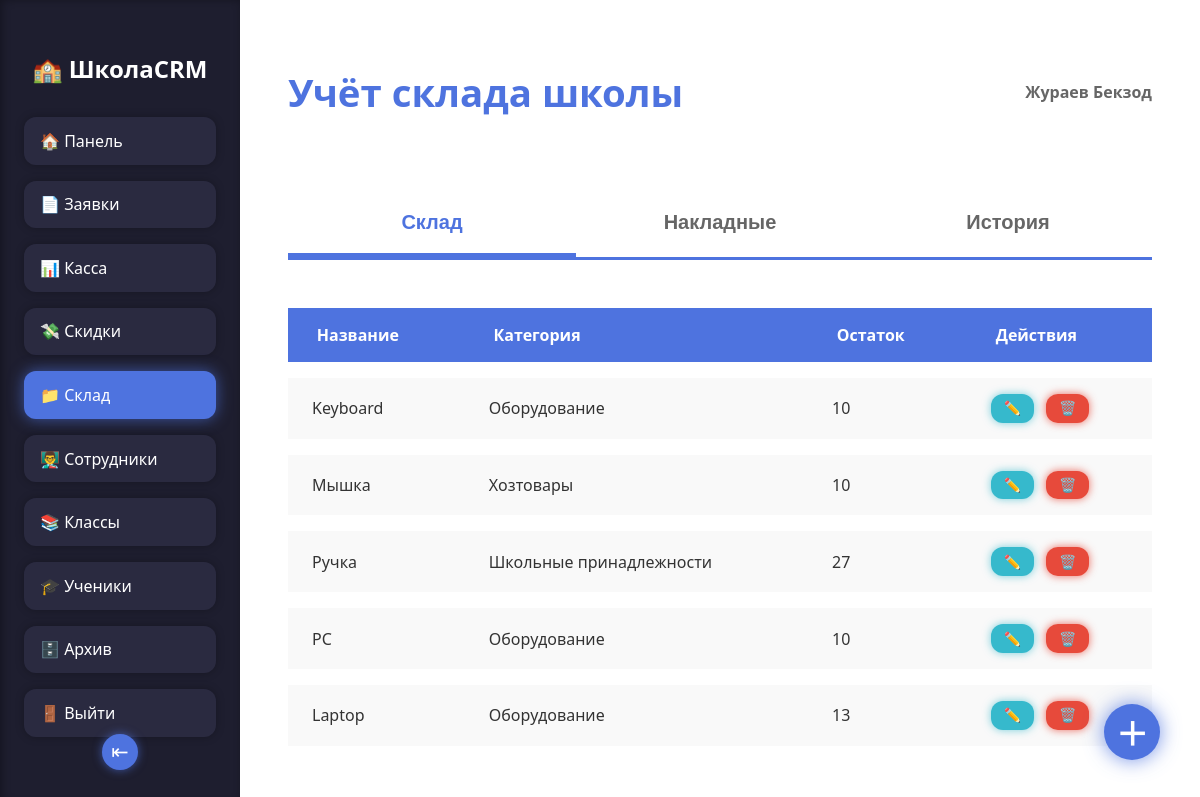
The app's page /warehouse/ (signed in) with its own data.
### application/models.py (models this page shows, shortened)
class Profile(models.Model):
    POSITION_CHOICES = [
        ("admin", "Админ"),
        ("HR", "Отдел кадров"),
        ("supplier","Завхоз"),
        ("zavuch", "Завуч"),
    ]
    username = models.OneToOneField(User, on_delete=models.CASCADE, related_name='profile')
    name = models.CharField(max_length=200, null=True, blank=True, default=None)
    lastname = models.CharField(max_length=200, null=True, blank=True, default=None)
    middle_name = models.CharField(max_length=200, null=True, blank=True, default=None)
    position = models.CharField(max_length=20, choices=POSITION_CHOICES, blank=True, null=True)
    approve=models.BooleanField(default=False)

class Warehouse(models.Model):
    created_at = models.DateField(auto_now_add=True)
    quantity=models.IntegerField(default=0)
    categories=models.CharField(max_length=100)
    name=models.CharField(max_length=200)

### application/views.py (the view, shortened to what this page needs)
# urls.py: path('warehouse/',views.Warehouse_View.as_view(),name='warehouse'),
class Warehouse_View(LoginRequiredMixin,TemplateView):
   template_name = 'warehouse.html'
   login_url = reverse_lazy('login')
   def get_context_data(self, *, object_list=None, **kwargs):
      context = super().get_context_data(**kwargs)
      context['invoice'] = Invoice.objects.annotate(
         total=ExpressionWrapper(
            F('quantity') * F('price'),
            output_field=DecimalField(max_digits=12, decimal_places=2)
         )
      ).select_related('warehouse').order_by('-id')
      context['warehouse']=Warehouse.objects.all().order_by('-id')
      return context

### application/templates/warehouse.html (shortened to what this page needs)
<!DOCTYPE html>
<html lang="ru">
<head>
</head>
<body>
<aside class="sidebar" id="sidebar" aria-label="Навигация по сайту">
  <h2>🏫 ШколаCRM</h2>
  <nav class="menu" aria-label="Главное меню">
  <a href="{% url 'dashboard' %}" class="menu-link" > 🏠 Панель</a>
       {% if request.user.profile.position == 'admin' %}
      <a href="{% url 'approve' %}" class="menu-link">📄 Заявки</a>
       <a href="{% url 'kassa' %}" class="menu-link   ">📊 Касса</a>
        <a href="{% url 'discount' %}" class="menu-link ">💸 Скидки</a>
         <a href="{% url 'warehouse' %}" class="menu-link  active ">📁 Склад</a>
      <a href="{% url 'staff' %}" class="menu-link ">👨‍🏫 Сотрудники</a>
      <a href="{% url 'class' %}" class="menu-link ">📚 Классы</a>
      <a href="{% url 'student' %}" class="menu-link">🎓 Ученики</a>
      <a href="{% url 'archive' %}" class="menu-link">🗄️ Архив</a>
     <a href="{% url 'logout' %}" class="menu-link">🚪 Выйти</a>
     {% elif request.user.profile.position == 'supplier' %}
      <a href="{% url 'warehouse' %}" class="menu-link  active ">📁 Склад</a>
         <a href="{% url 'logout' %}" class="menu-link">🚪 Выйти</a>
      {% endif %}
  </nav>
  <button class="sidebar-toggle" aria-label="Свернуть меню" id="sidebarToggle">⇤</button>
</aside>
<div class="main-wrapper" role="main">
  <header class="top-bar">
    <h1>Учёт склада школы</h1>
    <div class="user-info" aria-label="Пользователь: Иван Иванов">{{request.user.profile.lastname}} {{request.user.profile.name}}</div>
  </header>
  <nav class="tabs" role="tablist" aria-label="Переключение между разделами">
    <button role="tab" aria-selected="true" aria-controls="inventory-tab" id="tabInventory" class="active">Склад</button>
    <button role="tab" aria-selected="false" aria-controls="invoices-tab" id="tabInvoices">Накладные</button>
    <button role="tab" aria-selected="false" aria-controls="history-tab" id="tabHistory">История</button>
  </nav>
  <section id="inventory-tab" class="tab-content active" role="tabpanel" aria-labelledby="tabInventory" tabindex="0">
  <table aria-label="Товары на складе" id="inventoryTable">
    <thead>
      <tr>
        <th scope="col">Название</th>
        <th scope="col">Категория</th>
        <th scope="col">Остаток</th>
        <th scope="col">Действия</th>
      </tr>
    </thead>
    <tbody>
    {% for item in warehouse %}
    <tr data-id="{{item.pk}}">
  <td data-label="Название" id="name-{{item.pk}}">{{item.name}}</td>
  <td id="category-{{item.pk}}">{{item.categories}}</td>
  <td id="stock-{{item.pk}}">{{item.quantity}}</td>
  <td>
    <button class="btn edit" data-id="{{item.pk}}">✏️</button>
    <button class="btn delete" data-id="{{item.pk}}">🗑️</button>
  </td>
</tr>
    {% endfor %}
    </tbody>
  </table>
  <button class="btn-add-floating" aria-label="Добавить товар" id="addItemBtn">＋</button>
</section>
</div>
</body>
</html>

### application/templates/warehouse.html (style rules this page uses)
*, *::before, *::after { box-sizing: border-box; }
body { margin: 0; padding: 0; font-family: 'Segoe UI', Tahoma, Geneva, Verdana, sans-serif; background: #f4f6fa; color: #222; display: flex; min-height: 100vh; }
.sidebar { background-color: #1e1e2f; width: 240px; padding: 2rem 1.5rem; display: flex; flex-direction: column; flex-shrink: 0; box-shadow: inset 2px 0 8px #00000055; transition: width 0.3s ease; user-select: none; position: relative; }
.sidebar h2 { font-size: 24px; margin-bottom: 2rem; text-align: center; color: white; user-select: text; }
.menu { display: flex; flex-direction: column; gap: 1rem; }
.menu-link { display: flex; align-items: center; gap: 10px; background-color: #2a2a40; padding: 0.8rem 1rem; border-radius: 12px; color: white; text-decoration: none; font-weight: 500; font-size: 1rem; cursor: pointer; box-shadow: 0 0 8px #00000044; transition: background-color 0.3s ease, color 0.3s ease; user-select: none; }
.menu-link.active { background-color: #4e73df; color: white; box-shadow: 0 0 15px #4e73dfaa; }
.sidebar-toggle { position: absolute; bottom: 2rem; left: 50%; transform: translateX(-50%); background: #4e73df; border: none; border-radius: 50%; width: 36px; height: 36px; cursor: pointer; font-size: 1.3rem; color: white; box-shadow: 0 0 10px #4e73dfaa; transition: background-color 0.3s ease; user-select: none; }
.main-wrapper { flex-grow: 1; display: flex; flex-direction: column; background: #fff; padding: 2.5rem 3rem; color: #222; position: relative; }
header.top-bar { display: flex; justify-content: space-between; align-items: center; margin-bottom: 3rem; }
header.top-bar h1 { font-size: 2.4rem; font-weight: 700; color: #4e73df; }
.user-info { font-weight: 600; font-size: 1rem; color: #666; user-select: none; }
.tabs { display: flex; border-bottom: 3px solid #4e73df; margin-bottom: 2rem; }
.tabs button { flex: 1; background: none; border: none; padding: 1.2rem 0; font-size: 1.25rem; font-weight: 600; color: #666; cursor: pointer; border-bottom: 4px solid transparent; transition: color 0.3s ease, border-color 0.3s ease; user-select: none; }
.tabs button.active, .tabs button:hover:not(:disabled) { color: #4e73df; border-bottom-color: #4e73df; }
.tab-content { display: none; animation: fadeIn 0.35s ease forwards; }
.tab-content.active { display: block; }
table { width: 100%; border-collapse: separate; border-spacing: 0 16px; font-size: 1rem; font-weight: 500; border-radius: 12px; overflow: hidden; }
thead tr th { background: #4e73df; color: white; padding: 1rem 1.8rem; font-weight: 700; text-align: left; user-select: none; }
tbody tr { background: #f9f9f9; border-radius: 12px; transition: background-color 0.2s ease; }
tbody tr td { padding: 1rem 1.5rem; vertical-align: middle; color: #333; }
.btn { padding: 0.4rem 0.8rem; font-size: 14px; font-weight: 600; border: none; border-radius: 12px; cursor: pointer; user-select: none; transition: background-color 0.3s ease, box-shadow 0.3s ease; }
.btn.edit { background-color: #36b9cc; color: white; margin-right: 0.5rem; box-shadow: 0 0 8px #36b9ccaa; }
.btn.delete { background-color: #e74a3b; color: white; box-shadow: 0 0 8px #e74a3bcc; }
.btn-add-floating { position: fixed; bottom: 40px; right: 40px; background-color: #4e73df; border: none; color: white; width: 56px; height: 56px; border-radius: 50%; font-size: 32px; font-weight: 700; box-shadow: 0 0 20px #4e73dfcc; cursor: pointer; user-select: none; transition: background-color 0.3s ease; display: flex; align-items: center; justify-content: center; }

### records on screen
Warehouse: name "Keyboard", categories "Оборудование", quantity "10"
Warehouse: name "Мышка", categories "Хозтовары", quantity "10"
Warehouse: name "Ручка", categories "Школьные принадлежности", quantity "27"
Warehouse: name "PC", categories "Оборудование", quantity "10"
Warehouse: name "Laptop", categories "Оборудование", quantity "13"

### other values on screen
{{ request.user.profile.lastname }} "Жураев"
{{ request.user.profile.name }} "Бекзод"
